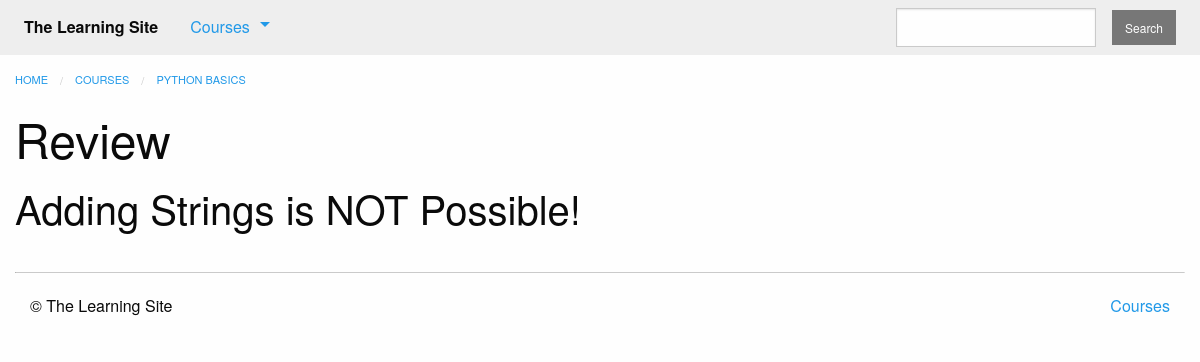
The page /courses/1/q1/ on the database its author committed.
### courses/models.py (models this page shows, shortened)
class Step(models.Model):
    title = models.CharField(max_length=255)
    description = models.TextField()
    order = models.IntegerField(default=0)
    course = models.ForeignKey(Course)
    class Meta:
        abstract = True
        ordering = ['order', ]

class Quiz(Step):
    total_questions = models.IntegerField()
    class Meta:
        verbose_name_plural = "quizzes"

class Course(models.Model):
    created_at = models.DateTimeField(auto_now_add=True)
    title = models.CharField(max_length=255)
    description = models.TextField()
    published = models.BooleanField(default=False)

class Question(models.Model):
    quiz = models.ForeignKey(Quiz)
    order = models.IntegerField(default=0)
    prompt = models.TextField()
    class Meta:
        ordering = ['order', ]

### courses/views.py (the view)
# urls.py: url(r'(?P<course_pk>\d+)/q(?P<step_pk>\d+)/$', views.quiz_detail,
def quiz_detail(request, course_pk, step_pk):
    try:
        step = models.Quiz.objects.select_related(
            'course'
        ).prefetch_related(
            'question_set',
            'question_set__answer_set'
        ).get(
            course_id=course_pk,
            pk=step_pk,
            course__published=True
        )
    except models.Quiz.DoesNotExist:
        raise Http404
    else:
        return render(request, 'courses/quiz_detail.html', {'step': step})

### courses/templatetags/course_extras.py (called while the page is built)
@register.inclusion_tag('courses/course_nav.html')
def nav_courses_list():
    courses = Course.objects.filter(
        published=True
    ).order_by(
        '-created_at'
    ).values('id', 'title'
             )[:5]
    return {'courses': courses}

### courses/templates/courses/quiz_detail.html (shortened to what this page needs)
{% extends "courses/layout.html" %}
{% load course_extras %}
{% block breadcrumbs %}
    <li><a href="{% url 'courses:detail' pk=step.course.pk %}">{{ step.course.title }}</a></li>
{% endblock %}
{% block content %}
    <div class="row columns">
        <article>
            {{ block.super }}
            <h1>{{ step.title }}</h1>
            <ul class ="no-bullet">
                {% for question in step.question_set.all %}
                <li>
                    <h2>{{question.prompt}}</h2>
                </li>
                {% endfor %}
            </ul>
        </article>
    </div>
{% endblock %}

### rows shown on the page
Quiz: course "PYTHON BASICS", title "Review"
Question: prompt "Adding Strings is NOT Possible!"
